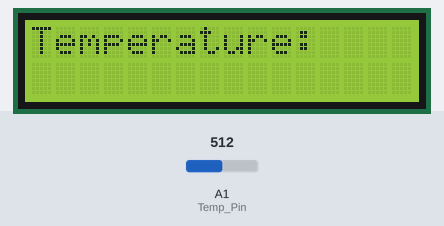
Bench run of a sketch on a simulated Arduino Uno, built for the host (arithmetic inside an expression is 32-bit, double 64-bit). On the bench: 16×2 character LCD. Inputs (shaded band) come from the test bench; at power-on: A1 (Temp_Pin) = 512.

Above: at 1.2 s.
1.3 s: A1 (Temp_Pin) set to 716
At 11.1 s:
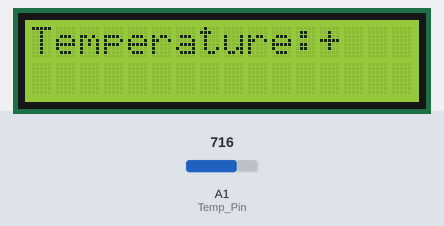
16.2 s: A1 (Temp_Pin) set to 900
At 21.1 s:
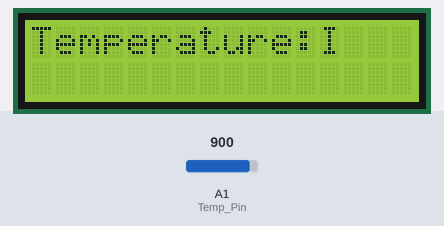
31.1 s: A1 (Temp_Pin) set to 1023
At 41.1 s:
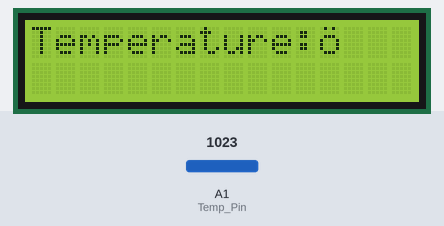
46.0 s: A1 (Temp_Pin) set to 511
At 51.2 s:
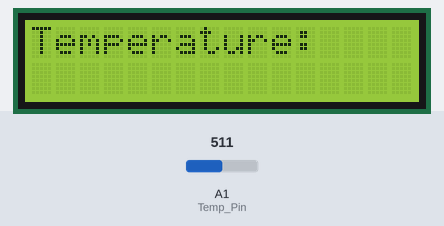
60.9 s: A1 (Temp_Pin) set to 306
Timing chart, 0 to 63.9 s (numbered marks = the images above; inputs shaded):
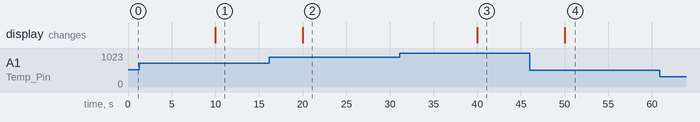

The sketch:

Exercise_6.ino
```cpp
#define B 4275
#define  R0 100000
#include <TimerOne.h>
#include <LiquidCrystal_PCF8574.h>
LiquidCrystal_PCF8574 lcd(0x27);
const int Temp_Pin= A1;

void setup() {
  pinMode(Temp_Pin,INPUT);

  Timer1.initialize(10 *1e6);
  Timer1.attachInterrupt(print_status);
 lcd.begin(16,2);
  lcd.setBacklight(255);
  lcd.home();
  lcd.clear();
  lcd.write("Temperature:");


}
float ReadTemperature()
{
  int a = analogRead(Temp_Pin);

    float R = 1023.0/a-1.0;
    R = R0*R;
   float temperature = (1.0/((log(R/R0)/B)+(1/298.15)))-273.15; // convert to temperature via datasheet
 return temperature;
}
void print_status()
{
  lcd.setCursor(12,0);
  lcd.write(ReadTemperature());
}
void loop() {


}
```

Measured:
- after the input at 1.3 s, the display: changes after 8.7 s (image 1)
- after the input at 16.2 s, the display: changes after 3.8 s (image 2)
- after the input at 31.1 s, the display: changes after 8.9 s (image 3)
- after the input at 46.0 s, the display: changes after 4.0 s (image 4)
